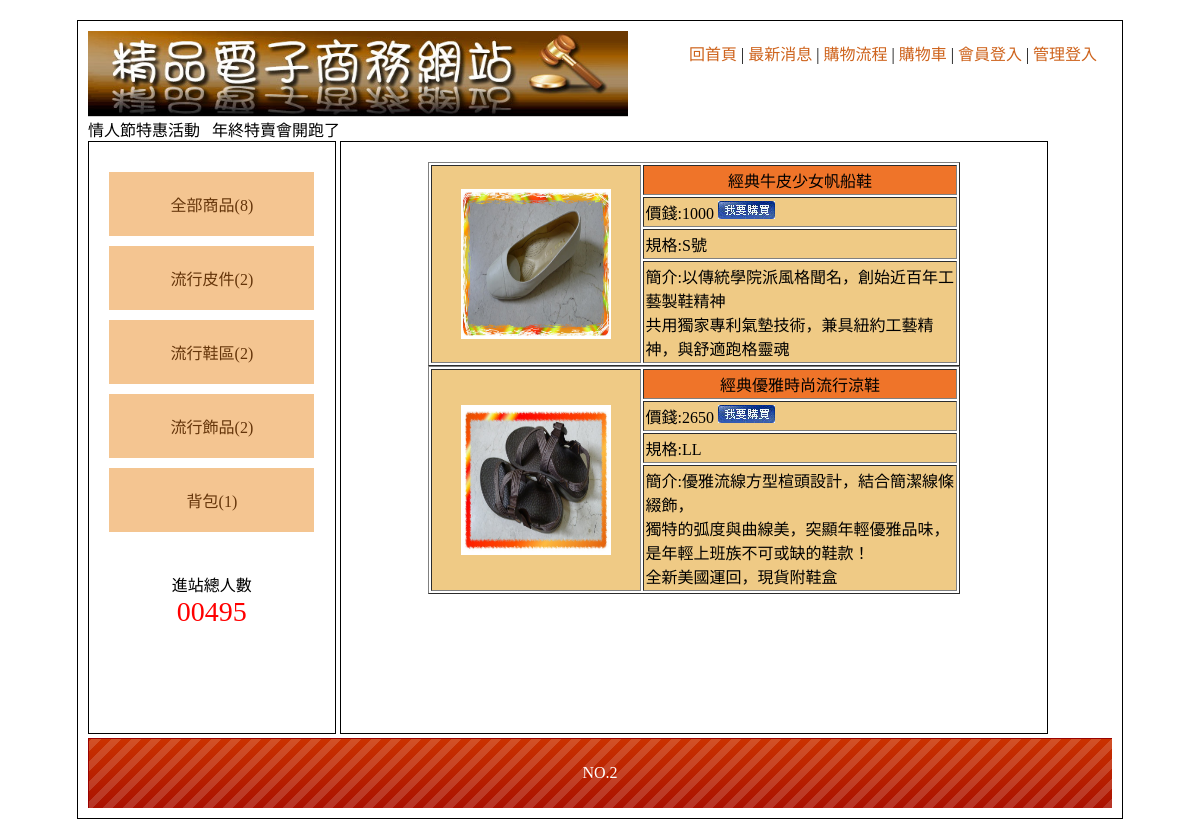
Page /index.php?do=item&item1=3 on the committed database.
### tables this page shows
CREATE TABLE `item1` (
  `item1_seq` int(10) UNSIGNED NOT NULL,
  `item1_txt` text NOT NULL
);

CREATE TABLE `item3` (
  `item3_seq` int(10) UNSIGNED NOT NULL,
  `item3_txt` text NOT NULL,
  `item3_price` int(10) NOT NULL,
  `item3_type` text NOT NULL,
  `item3_howmuch` int(10) NOT NULL,
  `item3_img` text NOT NULL,
  `item3_con` text NOT NULL,
  `item3_i1` int(10) NOT NULL,
  `item3_i2` int(10) NOT NULL,
  `item3_display` int(2) NOT NULL
);

CREATE TABLE `bot` (
  `bot_seq` int(10) UNSIGNED NOT NULL,
  `bot_txt` text NOT NULL
);

### leftlist.php (the view, shortened to what this page needs)
<?php
$sql = "select * from item3";
$c1  = mysqli_query($link,$sql);
$row = mysqli_num_rows($c1);
$sql = "select * from item1";
$c1  = mysqli_query($link,$sql);
$c2  = mysqli_fetch_assoc($c1);
?>
<div class=""><a href="index.php?do=all">全部商品(<?=$row?>)</a></div>
<?php do{
        $sqll = "select * from item2 where item2_i1 = '".$c2["item1_seq"]."'";
        $cc1  = mysqli_query($link,$sqll);
        $row  = mysqli_num_rows($cc1);
    ?>
    <div class="mainmu"><a href="index.php?do=item&item1=<?=$c2['item1_seq']?>"><?=$c2["item1_txt"]?>(<?=$row?>)</a>
    </div>
<?php
}while($c2 = mysqli_fetch_assoc($c1))
 ?>

### index.php (shortened to what this page needs)
<!DOCTYPE html PUBLIC "-//W3C//DTD XHTML 1.0 Transitional//EN" "http://www.w3.org/TR/xhtml1/DTD/xhtml1-transitional.dtd">
<?php
include_once("head.php");
?><body>
	<div id="main" style="width:1024px;">
    	<div id="top">
        	<a href="index.php">
            	<img src="./home_files/0416.jpg" width="540">
            </a>
                        <div style="padding:10px;width:413px;float:right">
                <a href="?">回首頁</a> |
                <a href="?do=news">最新消息</a> |
                <a href="?do=look">購物流程</a> |
                <a href="?do=buycar">購物車</a> |
                <?php if(!empty($_SESSION["consumer"])){
                        echo "<a href='logout.php'>登出 </a>"."|";
                }else{ ?>
                                <a href="?do=login">會員登入</a> | <?php } ?>
                                <a href="?do=adminlog">管理登入</a>
           </div>
                <marquee>情人節特惠活動 &nbsp; 年終特賣會開跑了   </marquee>      </div>
        <div id="left" class="ct" style="overflow:auto;">
        	<div style="min-height:400px;">
                        <?php include_once("leftlist.php");?>
        	            </div>
                        <span>
            	<div>進站總人數</div>
                <div style="color:#f00; font-size:28px;">
                	00495                </div>
            </span>
                    </div>
        <div id="right" style="overflow:auto;">
                <?php include_once($dolist[$do]); ?>
        	        </div>
                        <?php
					$sql = "select * from bot";
					$c1  = mysqli_query($link,$sql);
					$c2  = mysqli_fetch_assoc($c1);
					?>
	<div  style="line-height:70px; color:#FFF; background:url(icon/bot.png);" class="ct">
        <?=$c2["bot_txt"]?>   </div>
    </div>
</body></html>

### indexitem.php
<?php
if(!empty($_GET["item1"])){
    $sql = "select * from item3 where item3_display = '1' and item3_i1 = '".$_GET["item1"]."'";
    $c1  = mysqli_query($link,$sql);
    $c2  = mysqli_fetch_assoc($c1);
    $row = mysqli_num_rows($c1);
}else if(!empty($_GET["item2"])){
    $sql = "select * from item3 where item3_display = '1' and item3_i2 = '".$_GET["item2"]."'";
    $c1  = mysqli_query($link,$sql);
    $c2  = mysqli_fetch_assoc($c1);
    $row = mysqli_num_rows($c1);
}
?>
<div style="overflow:auto;" >
<?php
if($row >= 1){
    do{ ?>
<table width="80%" border="1" cellspacing="2" cellpadding="2" align="center">
  <tr>
    <td width="40%" rowspan="4" align="center" valign="middle" class="pp"><a href='index.php?do=itemdata&seq=<?=$c2["item3_seq"]?>'><img src="img/<?=$c2["item3_img"]?>" width="150" height="150"></a></td>
    <td align="center" valign="middle" class="tt"><?=$c2["item3_txt"]?></td>
  </tr>
  <tr>
    <td align="left" valign="middle" class="pp">價錢:<?=$c2["item3_price"]?> <a href='buyapi.php?seq=<?=$c2["item3_seq"]?>'><img src='img/0402.jpg'></a></td>
  </tr>
  <tr>
    <td align="left" valign="middle" class="pp">規格:<?=$c2["item3_type"]?></td>
  </tr>
  <tr>
    <td align="left" valign="middle" class="pp">簡介:<?=nl2br($c2["item3_con"])?></td>
  </tr>
</table>
<?php }while($c2  = mysqli_fetch_assoc($c1));
    }else{ echo "此區無商品哦！"; } ?>
</div>

### home_files/css.css (style rules this page uses)
body { font-family:"微軟正黑體"; }
#main { width:1034px; padding:10px; margin:20px auto 20px auto; border:#000 solid 1px; min-height:768px; }
#top a { color:#CE631C; text-decoration:none; }
#left { display:inline-block; width:20%; padding:2%; height:550px; vertical-align:top; border:#000 1px solid; overflow:scroll; }
#left a { display:block; padding:20px 5px 20px 5px; text-decoration:none; background:#F4C591; margin:10px auto 10px auto; color:#65350A; }
.ct { text-align:center; }
#right { display:inline-block; width:65%; padding:2%; height:550px; border:#000 1px solid; overflow:scroll; }
.tt { background:#EF7429; }
.pp { background:#EFCA85; }

### rows in the picture
item1: item1_txt "流行皮件", row "2"
item1: item1_txt "流行鞋區", row "2"
item1: item1_txt "流行飾品", row "2"
item1: item1_txt "背包", row "1"
item3: item3_img (picture), item3_txt "經典牛皮少女帆船鞋", item3_price "1000", item3_type "S號", item3_con "以傳統學院派風格聞名，創始近百年工藝製鞋精神 共用獨家專利氣墊技術，兼具紐約工藝精神，與舒適跑格靈魂"
item3: item3_img (picture), item3_txt "經典優雅時尚流行涼鞋", item3_price "2650", item3_type "LL", item3_con "優雅流線方型楦頭設計，結合簡潔線條綴飾， 獨特的弧度與曲線美，突顯年輕優雅品味， 是年輕上班族不可或缺的鞋款！ 全新美國運回，現貨附鞋盒"
bot: bot_txt "NO.2"

### other values in the picture
$row "8"
